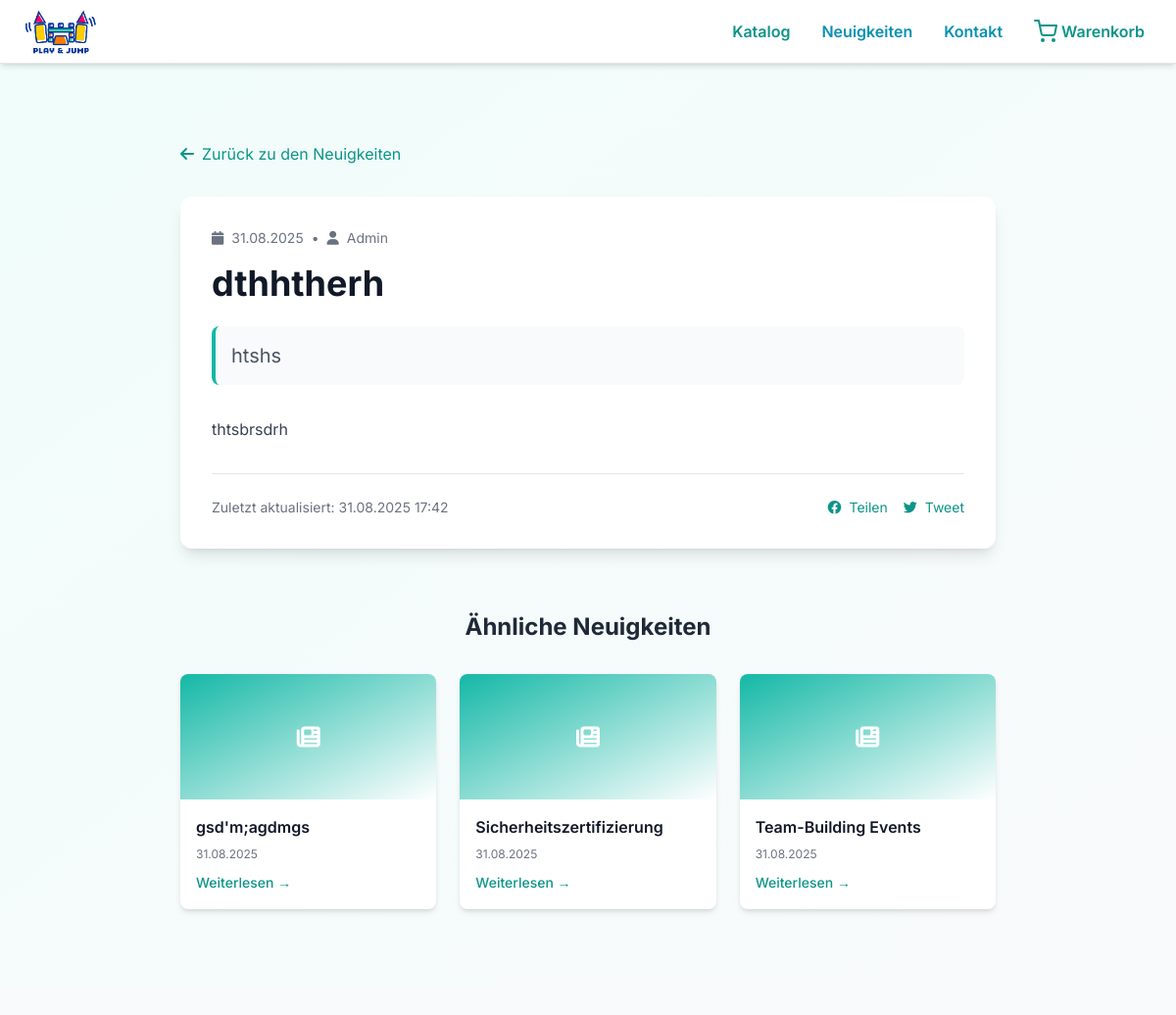
The app's page /katalog/neuigkeiten/dthhtherh/ with its own data.
### catalog/models.py (models this page shows, shortened)
class News(models.Model):
    title = models.CharField(max_length=200, verbose_name="Заголовок")
    slug = models.SlugField(unique=True, verbose_name="URL")
    content = models.TextField(verbose_name="Содержание")
    excerpt = models.TextField(max_length=500, blank=True, verbose_name="Краткое описание")
    image = models.ImageField(upload_to='news/', blank=True, null=True, verbose_name="Главное изображение")
    video_url = models.URLField(blank=True, null=True, verbose_name="URL видео (YouTube/Vimeo)")
    is_published = models.BooleanField(default=True, verbose_name="Опубликовано")
    published_at = models.DateTimeField(auto_now_add=True, verbose_name="Дата публикации")
    updated_at = models.DateTimeField(auto_now=True, verbose_name="Дата обновления")
    author = models.ForeignKey(User, on_delete=models.CASCADE, verbose_name="Автор")
    featured = models.BooleanField(default=False, verbose_name="Рекомендуемая новость")
    class Meta:
        ordering = ['-published_at']
        verbose_name = "Новость"
        verbose_name_plural = "Новости"

### catalog/views.py (the view)
# urls.py: path('neuigkeiten/<slug:slug>/', views.news_detail, name='news_detail'),
def news_detail(request, slug):
    news = get_object_or_404(News, slug=slug, is_published=True)
    related_news = News.objects.filter(
        is_published=True
    ).exclude(id=news.id).order_by('-published_at')[:3]
    context = {
        'news': news,
        'related_news': related_news,
    }
    return render(request, 'catalog/news_detail.html', context)

### templates/catalog/news_detail.html (shortened to what this page needs)
{% extends "base.html" %}
{% load static %}
{% block content %}
<section class="py-20 bg-gradient-to-br from-teal-50 to-coral-50">
    <div class="max-w-4xl mx-auto px-4 sm:px-6 lg:px-8">
        <div class="mb-8">
            <a href="{% url 'catalog:news_list' %}" class="inline-flex items-center text-teal-600 hover:text-teal-700 transition-colors">
                <i class="fas fa-arrow-left mr-2"></i>
                Zurück zu den Neuigkeiten
            </a>
        </div>
        <article class="bg-white rounded-xl shadow-lg overflow-hidden">
            <div class="p-8">
                <div class="flex items-center text-sm text-gray-500 mb-4">
                    <i class="fas fa-calendar mr-2"></i>
                    <span>{{ news.published_at|date:"d.m.Y" }}</span>
                    <span class="mx-2">•</span>
                    <i class="fas fa-user mr-2"></i>
                    <span>{{ news.author.get_full_name|default:news.author.username }}</span>
                </div>
                <h1 class="text-3xl md:text-4xl font-bold text-gray-900 mb-6">{{ news.title }}</h1>
                {% if news.excerpt %}
                <div class="text-xl text-gray-600 mb-8 p-4 bg-gray-50 rounded-lg border-l-4 border-teal-500">
                    {{ news.excerpt }}
                </div>
                {% endif %}
                <div class="prose prose-lg max-w-none text-gray-700 leading-relaxed">
                    {{ news.content|linebreaks }}
                </div>
                <div class="mt-8 pt-6 border-t border-gray-200">
                    <div class="flex items-center justify-between text-sm text-gray-500">
                        <span>Zuletzt aktualisiert: {{ news.updated_at|date:"d.m.Y H:i" }}</span>
                        <div class="flex space-x-4">
                            <a href="#" class="text-teal-600 hover:text-teal-700 transition-colors">
                                <i class="fab fa-facebook mr-1"></i> Teilen
                            </a>
                            <a href="#" class="text-teal-600 hover:text-teal-700 transition-colors">
                                <i class="fab fa-twitter mr-1"></i> Tweet
                            </a>
                        </div>
                    </div>
                </div>
            </div>
        </article>
        {% if related_news %}
        <div class="mt-16">
            <h2 class="text-2xl font-bold text-gray-800 mb-8 text-center">Ähnliche Neuigkeiten</h2>
            <div class="grid grid-cols-1 md:grid-cols-3 gap-6">
                {% for related in related_news %}
                <article class="bg-white rounded-lg shadow-md overflow-hidden hover-lift">
                    {% if related.image %}
                    <div class="h-32 overflow-hidden">
                        <img src="{{ related.image.url }}" alt="{{ related.title }}" class="w-full h-full object-cover">
                    </div>
                    {% else %}
                    <div class="h-32 bg-gradient-to-br from-teal-500 to-coral-500 flex items-center justify-center">
                        <i class="fas fa-newspaper text-white text-2xl"></i>
                    </div>
                    {% endif %}
                    <div class="p-4">
                        <h3 class="font-semibold text-gray-900 mb-2 line-clamp-2">{{ related.title }}</h3>
                        <div class="text-xs text-gray-500 mb-2">{{ related.published_at|date:"d.m.Y" }}</div>
                        <a href="{% url 'catalog:news_detail' related.slug %}" class="text-teal-600 hover:text-teal-700 text-sm font-medium">
                            Weiterlesen →
                        </a>
                    </div>
                </article>
                {% endfor %}
            </div>
        </div>
        {% endif %}
    </div>
</section>
{% endblock %}

### templates/base.html (style rules this page uses)
:root { --teal-primary: #20B2AA; --teal-light: #48D1CC; --teal-dark: #008B8B; --coral-accent: #FF6B6B; --coral-light: #FF8E8E; --coral-dark: #E55A5A; --gray-light: #F8FAFC; --gray-medium: #64748B; --gray-dark: #334155; }
body { font-family: 'Inter', sans-serif; }

### records on screen
News: published_at "31.08.2025", author.get_full_name "Admin", title "dthhtherh", excerpt "htshs", content "thtsbrsdrh", updated_at "31.08.2025 17:42"
News: title "gsd'm;agdmgs", published_at "31.08.2025"
News: title "Sicherheitszertifizierung", published_at "31.08.2025"
News: title "Team-Building Events", published_at "31.08.2025"
